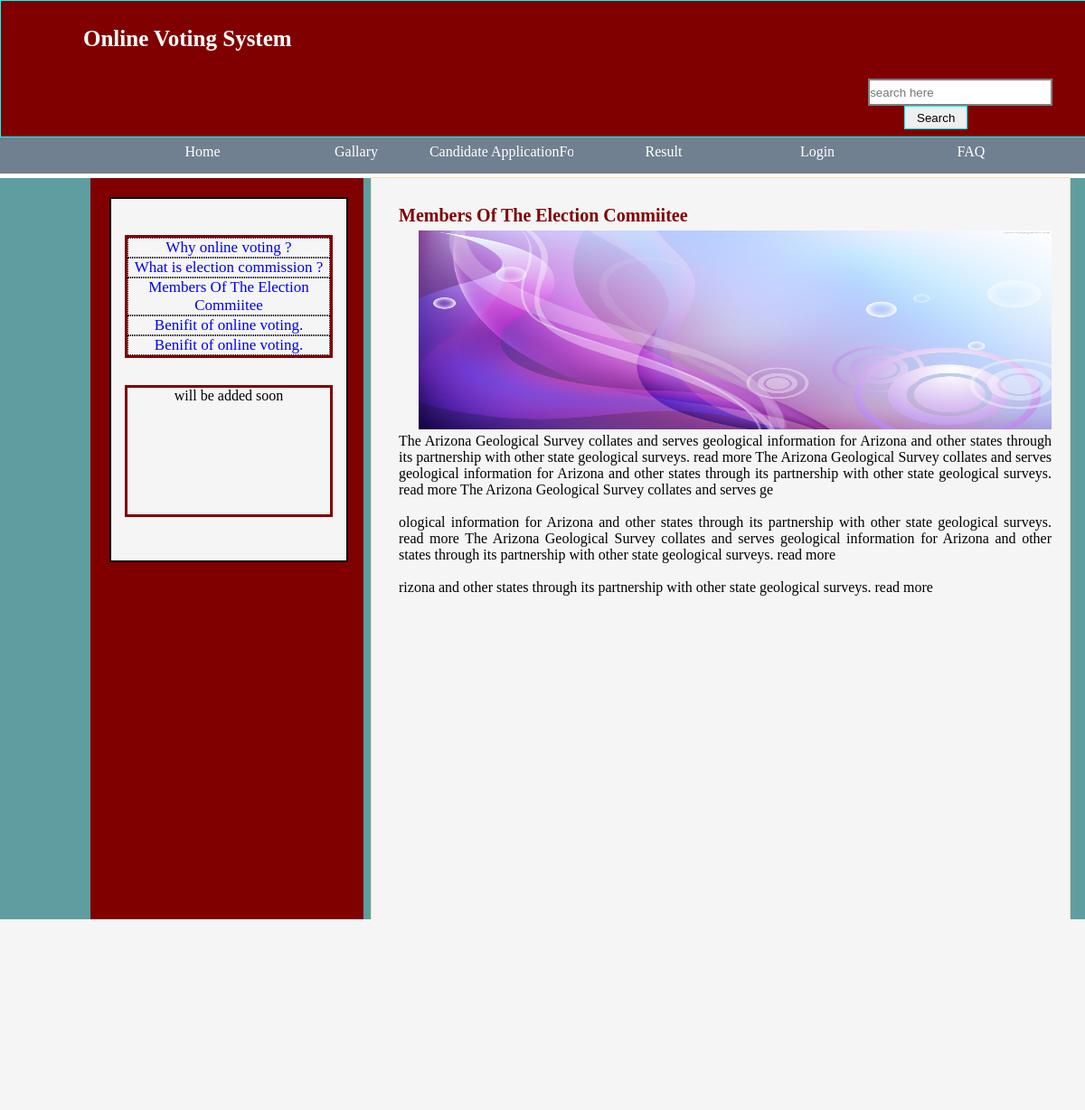
Screenshot of /index.php?id=18 with the database file from the repository.
### tables this page shows
CREATE TABLE IF NOT EXISTS `latest_article` (
  `id` int(11) NOT NULL,
  `title` varchar(500) NOT NULL,
  `picture` varchar(200) NOT NULL,
  `description` varchar(2000) NOT NULL
);

### index.php (the view, shortened to what this page needs)
<!DOCTYPE HTML>
<html>
<head>
<link rel="stylesheet" href="css/index.css" />
<link rel="stylesheet" href="css/jqueryCalendar.css"/>
<link rel="stylesheet" type="text/css" href="css/jquery.datetimepicker.css"/>
</head>
<body>
 <div id="header">
 <table>
 <tr><td><div id="logo"></div></td><td width=20></td><td><div id="site_name">Online Voting System</div></td></tr>
 </table>
 <table><tr><td width=80%></td><td>
 <form method="post" action="#" id="search_form"><input type="text" name="text"  id="search" placeholder="search here"/>
 <input type="submit" name="submit" value="Search" id="submit"/></form></td></tr></table>
 </div>
 <div id="menubar">
 <table><tr><td width="120"></td><td>
  <ul id="navmenu">
     <li><a href="index.php">Home</a></li>
	 <li><a href="#">Gallary</a> </li>
      <li><?php echo "<a href='index.php?form=form'>"?>Candidate ApplicationForm</a> </li>
	 <li><a href="#">Result</a>
		  </li>
          <?php
          if(isset($_SESSION['username'])){
	 echo "<li><a href='index.php'?logout=logout>Logout</a></li>";
     }else{
         echo "<li><a href='index.php?log=log'>Login</a></li>";
     }
     ?>
      <li><a href="#">FAQ</a></li>
 </ul>
 </td></tr>
 </table>
 </div>
 <div id="cover">
 <div id="profile">
 <div id="widget">
 <div id="sidemenu_area">
 <?php
 $sql=mysql_query("select * from latest_article");
 while($row=mysql_fetch_array($sql)){
    $id=$row['id'];
    $title=$row['title'];
    ?>
    <div id="title">
    <?php
    echo "<a href='index.php?id=$id'> $title  </a></br>";
    ?>
    </div>
    <?php
    }
 ?>
 </div>
 <div id="widget1">
 <?php
 echo "will be added soon";
 ?>
 </div>
 </div>
 </div>
 <div id="main">
 <?php
 if(isset($_GET['result'])){
    $sql=mysql_query("select distinct designation from result");
    $number=mysql_num_rows($sql);
   if($number=='0'){
    echo "Result is not published yet. It will published automatically when the time is right. Thank you.";
   }else{
    ?>
    <div id="result_speech">
     Here is the result . We can assure you that this result is 100% genuine. We are always ensure the accuracy and honesty.
    </div>
    <div id="result">
    <?php
    for($i=0;$i<$number;$i++){
        echo "<table width='500'>";
                $row=mysql_fetch_array($sql);
                  echo "<tr><td style='background-color:gray; width:500px;'><center>$row[designation]</center></td>
                  <td style='background-color:gray; width:100px; '>vote</td></tr>";
                 echo "<tr><td></td></tr>";echo "<tr><td></td></tr>";echo "<tr><td></td></tr>";
         $sql1=mysql_query("select *  from result where designation='$row[designation]'");
        while($row1=mysql_fetch_array($sql1)){
            echo "<tr><td style='background-color:maroon; width:400px; border: 1px dotted maroon;'><center>$row1[name]</center></td>
            <td style='background-color:maroon; width:100px;'>$row1[vote]</td></tr>";
        }
          echo "</br>";
      }
     ?>
     </div>
     </table>
     <?php
 }
 }
 else{
 ?>
 <div id="article">
 <?php
if(isset($_GET['id'])){
    $id=$_GET['id'];
    $sql=mysql_query("select * from latest_article where id='$id' ");
   while($row=mysql_fetch_array($sql)){
        ?>
        <div id="article_title">
        <?php
        echo $row['title']."</br>";
        ?>
        </div>
        <?php
         $pic=$row['picture'];
          $pic="<img src='image/article_pic/$pic' style='width:700px; height:220px; margin-left:22px;' />";
          if($row['picture']==0){
          }else
          echo $pic."</br>";
          echo "<p>".substr($row['description'],0,400)."</p></br>";
           echo "<p>".substr($row['description'],400,600)."</p></br>";
         echo "<p>".substr($row['description'],600,strlen($row['description']))."</p></br>";
        }
}
}
?>
</div>
</div>
</div>
<div id="footer"><center>Copyright @ 2015 .all right reserved by @@@@</center></div>
</body>
</html>

### css/index.css (style rules this page uses)
* { margin:0px; padding: 0px; }
ul#navmenu, ul.sub1, ul.sub2 { list-style-type:none; }
ul#navmenu li { width:170px; text-align:center; position:relative; float:left; margin-right:0px; margin-top: 1px; }
ul#navmenu a { text-decoration:none; display:block; width:200px; height:35px; line-height:25px; background-color:slategrey; border:1px ; font-size: 16px; color: white; }
body { width:100%; height: 100%; }
#header { width:100%; height:150px; border: 1px solid aqua; background-color:maroon; }
#profile { margin-top:5px; width:300px; height: 100% ; border:1px solid maroon; background-color:maroon; margin-left: 100px; }
#widget { border: 2px solid black; margin-top:20px; margin-left:20px; width:260px; height: 40%; text-align:center; background-color:whitesmoke; }
#main { margin-top:-1003px; margin-left: 410px; height:100%; background-color:whitesmoke; border:1px solid wheat; margin-right: 150px; padding-left: 30px; float: left; padding-right: 20px; }
#logo { margin-top: 30px; margin-left: 15px; background-image: url("../image/t.jpg"); width:50px; height: 50px; }
table,td { text-align: justify; }
#menubar { width:100%; height: 40px; background-color:slategray; }
#widget1 { height:35%; border:3px solid maroon; margin-left:15px; margin-top:30px; margin-right: 15px; }
#search { height:26px; width:200px; border:2px solid gray; }
#submit { border: 1px solid aqua; margin-left:40px ; width: 70px; height:26px; font-style:; }
#article { background-color: whitesmoke; margin-top:30px; text-align: justify }
#article_title { font-weight:bold; font-size:20px; margin-bottom: 5px; color:maroon; }
#footer { align-items: center; margin-top: 1px; background-color: maroon; color:white; height: 30px; }
#sidemenu_area { margin-top: 40px; margin-left: 15px; margin-right: 15px; border:3px solid maroon; }
#title { font-size: 17px; height:% ; margin-top: 0px; border: 1px dotted; }
#title a { text-decoration:none ; }
#site_name { color: white; font-size: 25px; font-weight: bold; }
#cover { background-color: cadetblue; height: 1000px; }

### rows the page displays
latest_article: title "Why online voting ?"
latest_article: title "What is election commission ?"
latest_article: title "Members Of The Election Commiitee", picture (picture), description "The Arizona Geological Survey collates and serves geological information for Arizona and other states through its partnership with other state geological surveys. read more The Arizona Geological Survey collates and serves geological information for Arizona and other states through its partnership with other state geological surveys. read more The Arizona Geological Survey collates and serves ge", description "ological information for Arizona and other states through its partnership with other state geological surveys. read more The Arizona Geological Survey collates and serves geological information for Arizona and other states through its partnership with other state geological surveys. read more", description "rizona and other states through its partnership with other state geological surveys. read more"
latest_article: title "Benifit of online voting."
latest_article: title "Benifit of online voting."
